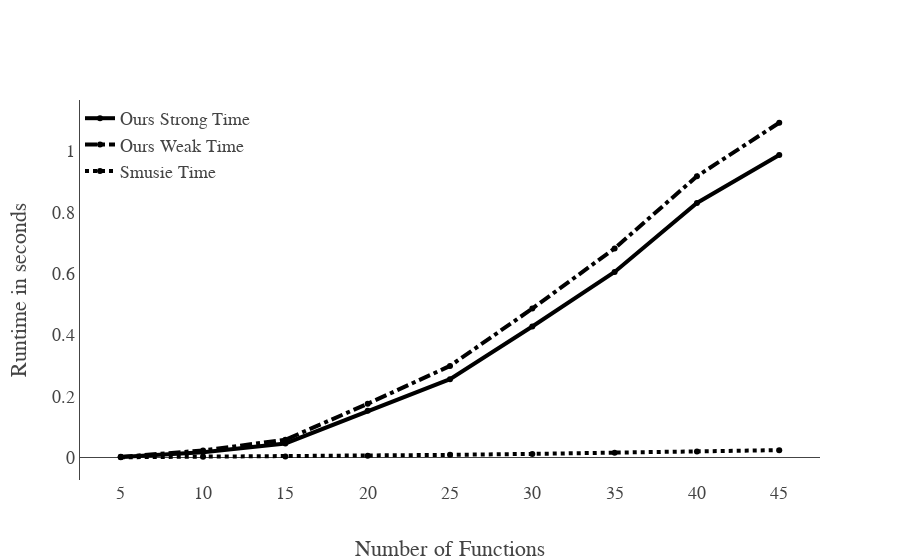

Notebook cell for this chart:
### Code cell
layout = Layout(
  #  title='Comparisation Performance With Rule Order Optimization',
    font=dict(family='Latin Modern Math', size=6*3),
    xaxis=dict(
        title='Number of Functions',
        autorange=True,
        showgrid=False,
        zeroline=False,
        showline=False,
        autotick=True,
        ticks='',
        showticklabels=True
    ),
    yaxis=dict(
        title='Runtime in seconds',
        autorange=True,
        showgrid=False,
        zeroline=True,
        showline=True,
        autotick=True,
        ticks='',
        showticklabels=True
    ),
    legend=dict(x=0, y=1)
)
fig = Figure(data=data, layout=layout)
iplot(fig)

### Figure 1 — Plotly figure (JSON) as saved in the notebook; plotly's stock layout.template omitted (floating-point values rounded to 4 significant figures)
{"data": [{"line": {"color": "rgb(0, 0, 0)", "width": 4}, "name": "Ours Strong Time", "type": "scatter", "x": [5, 10, 15, 20, 25, 30, 35, 40, 45], "y": [0.001647, 0.01738, 0.04576, 0.1525, 0.2558, 0.4277, 0.6055, 0.8307, 0.9872]}, {"line": {"color": "rgb(0, 0, 0)", "dash": "dashdot", "width": 4}, "name": "Ours Weak Time", "type": "scatter", "x": [5, 10, 15, 20, 25, 30, 35, 40, 45], "y": [0.002047, 0.02299, 0.0578, 0.1755, 0.2988, 0.4861, 0.6824, 0.918, 1.093]}, {"line": {"color": "rgb(0, 0, 0)", "dash": "dot", "width": 4}, "name": "Smusie Time", "type": "scatter", "x": [5, 10, 15, 20, 25, 30, 35, 40, 45], "y": [0.0008165, 0.002088, 0.00361, 0.00586, 0.008612, 0.01179, 0.01528, 0.01957, 0.02406]}], "layout": {"font": {"family": "Latin Modern Math", "size": 18}, "legend": {"x": 0, "y": 1}, "xaxis": {"autorange": true, "autotick": true, "showgrid": false, "showline": false, "showticklabels": true, "ticks": "", "title": "Number of Functions", "zeroline": false}, "yaxis": {"autorange": true, "autotick": true, "showgrid": false, "showline": true, "showticklabels": true, "ticks": "", "title": "Runtime in seconds", "zeroline": true}}}
